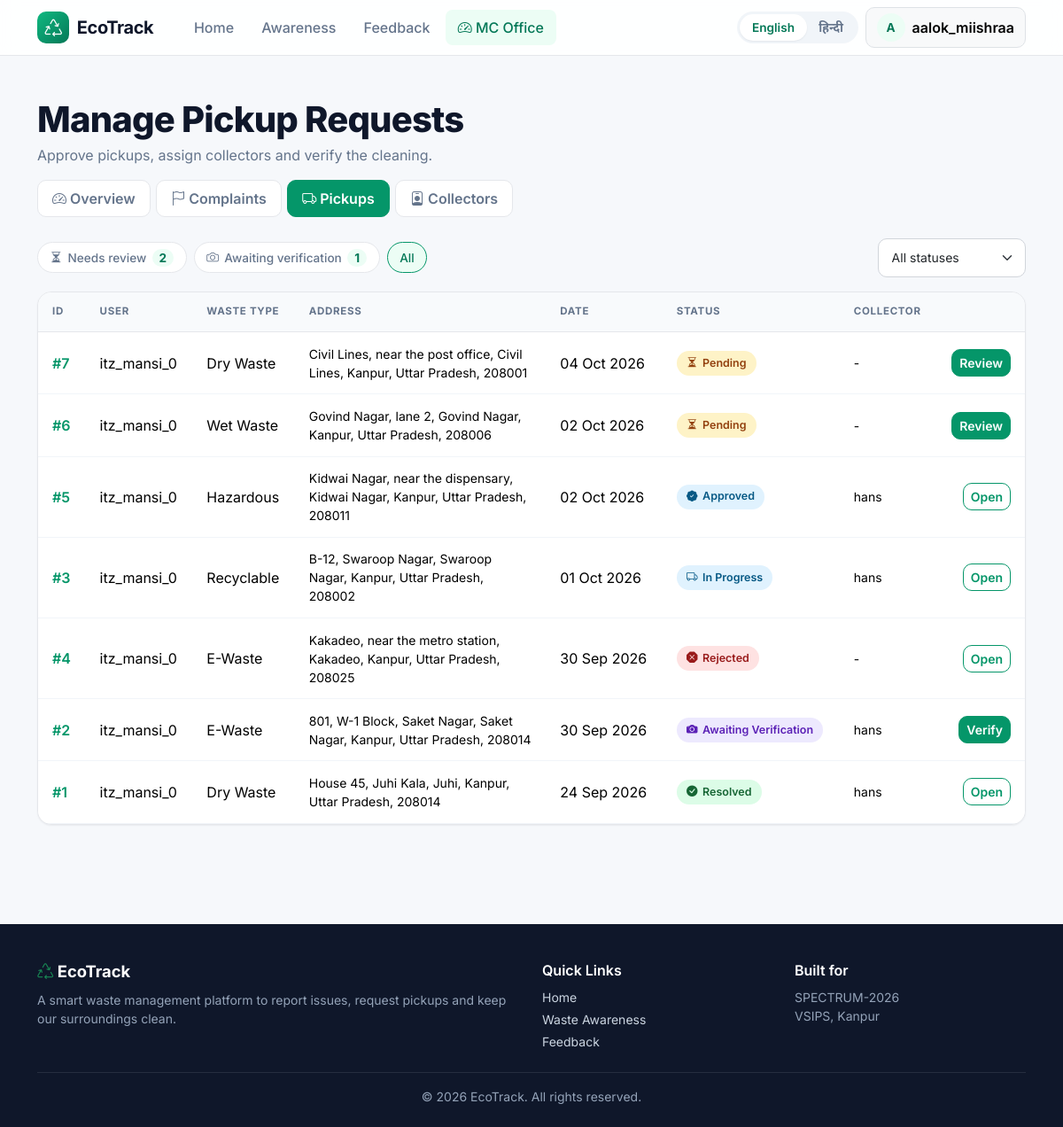
/manage/pickups/ (signed in), run on the app's committed database.
### pickups/models.py (models this page shows, shortened)
class PickupRequest(WorkflowBase):
    WASTE_TYPE_CHOICES = [
        ('wet', 'Wet Waste'),
        ('dry', 'Dry Waste'),
        ('recyclable', 'Recyclable'),
        ('hazardous', 'Hazardous'),
        ('ewaste', 'E-Waste'),
    ]
    kind = 'pickup'
    kind_label = 'Pickup'
    user = models.ForeignKey(User, on_delete=models.CASCADE, related_name='pickups')
    waste_type = models.CharField(max_length=20, choices=WASTE_TYPE_CHOICES)
    area = models.CharField(max_length=100, blank=True)
    address = models.CharField(max_length=255)
    preferred_date = models.DateField()
    notes = models.TextField(blank=True)
    created_at = models.DateTimeField(auto_now_add=True)
    class Meta:
        ordering = ['-created_at']
    def get_absolute_url(self):
        return reverse('pickup_detail', args=[self.pk])

### complaints/admin_views.py (the view)
# urls.py: path('pickups/', admin_views.manage_pickups, name='manage_pickups'),
@officer_required
def manage_pickups(request):
    qs = PickupRequest.objects.select_related('user', 'collector')
    status = request.GET.get('status', '')
    if status:
        qs = qs.filter(status=status)
    context = {
        'pickups': qs,
        'status_choices': PickupRequest.STATUS_CHOICES,
        'f': {'status': status},
        'count_pending': PickupRequest.objects.filter(status='pending').count(),
        'count_verify': PickupRequest.objects.filter(status='cleaned').count(),
    }
    return render(request, 'manage/pickups.html', context)

### accounts/context_processors.py (called while the page is built)
def roles(request):
    role = get_role(request.user)
    return {
        'user_role': role,
        'is_officer': role == OFFICER,
        'is_collector': role == COLLECTOR,
        'is_citizen': role == CITIZEN,
    }

### accounts/i18n.py (called while the page is built)
def tr(text):
    text = str(text)
    if translation.get_language() == 'hi':
        return HI.get(text, text)
    return text

### accounts/roles.py (called while the page is built)
def get_role(user):
    if not user.is_authenticated:
        return None
    if user.is_staff:
        return OFFICER
    profile = getattr(user, 'profile', None)
    return profile.role if profile else CITIZEN

def role_required(*roles, approved=False):
    def decorator(view):
        @wraps(view)
        def wrapper(request, *args, **kwargs):
            role = get_role(request.user)
            if role not in roles:
                messages.error(request, tr('You do not have permission to open that page.'))
                return redirect(home_url_name(request.user))
            if approved and role == COLLECTOR and not is_approved_collector(request.user):
                messages.warning(request, tr('Your collector account is waiting for approval from the MC office.'))
                return redirect('collector_dashboard')
            return view(request, *args, **kwargs)
        return login_required(wrapper)
    return decorator

### accounts/templatetags/eco_tags.py (called while the page is built)
@register.simple_tag
def t(text):
    return tr(text)

### complaints/workflow.py (called while the page is built)
    @property
    def full_address(self):
        parts = [getattr(self, 'address', ''), getattr(self, 'area', ''),
                 self.city, self.state, self.pincode]
        return ', '.join(p.strip() for p in parts if p and p.strip())

### templates/manage/pickups.html (shortened to what this page needs)
{% extends 'base.html' %}
{% load eco_tags %}
{% block content %}
<div class="container py-5">
    <div class="mb-3">
        <h1 class="page-title">{% t "Manage Pickup Requests" %}</h1>
        <p class="page-sub">{% t "Approve pickups, assign collectors and verify the cleaning." %}</p>
    </div>
    {% include 'partials/manage_tabs.html' %}
    <div class="d-flex flex-wrap gap-2 mb-3 align-items-center">
        <a href="?status=pending" class="chip {% if f.status == 'pending' %}on{% endif %}"><i class="bi bi-hourglass-split"></i> {% t "Needs review" %} <b>{{ count_pending }}</b></a>
        <a href="?status=cleaned" class="chip {% if f.status == 'cleaned' %}on{% endif %}"><i class="bi bi-camera"></i> {% t "Awaiting verification" %} <b>{{ count_verify }}</b></a>
        <a href="{% url 'manage_pickups' %}" class="chip {% if not f.status %}on{% endif %}">{% t "All" %}</a>
        <form method="get" class="ms-auto">
            <select name="status" class="form-select form-select-sm" onchange="this.form.submit()">
                <option value="">{% t "All statuses" %}</option>
            </select>
        </form>
    </div>
    <div class="card-x overflow-hidden">
        <div class="table-responsive">
            <table class="table table-eco">
                <thead><tr><th>{% t "ID" %}</th><th>{% t "User" %}</th><th>{% t "Waste type" %}</th><th>{% t "Address" %}</th><th>{% t "Date" %}</th><th>{% t "Status" %}</th><th>{% t "Collector" %}</th><th></th></tr></thead>
                <tbody>
                {% for p in pickups %}
                    <tr>
                        <td class="fw-semibold"><a href="{{ p.get_absolute_url }}">#{{ p.id }}</a></td>
                        <td>{{ p.user.username }}</td>
                        <td>{% t p.get_waste_type_display %}</td>
                        <td class="small" style="max-width:280px">{{ p.full_address }}</td>
                        <td>{{ p.preferred_date|date:"d M Y" }}</td>
                        <td>{% include 'partials/badge.html' with s=p.status %}</td>
                        <td class="small">{% if p.collector %}{{ p.collector.get_full_name|default:p.collector.username }}{% else %}-{% endif %}</td>
                        <td class="text-end">
                            <a href="{{ p.get_absolute_url }}" class="btn btn-sm {% if p.status == 'pending' or p.status == 'cleaned' %}btn-brand{% else %}btn-outline-brand{% endif %}">
                                {% if p.status == 'pending' %}{% t "Review" %}{% elif p.status == 'cleaned' %}{% t "Verify" %}{% else %}{% t "Open" %}{% endif %}
                            </a>
                        </td>
                    </tr>
                {% empty %}
                    <tr><td colspan="8"><div class="empty-state"><i class="bi bi-truck"></i><p class="mt-2 mb-0">{% t "No pickup requests yet" %}</p></div></td></tr>
                {% endfor %}
                </tbody>
            </table>
        </div>
    </div>
</div>
{% endblock %}

### templates/base.html (shortened to what this page needs)
{% load static eco_tags %}
<!DOCTYPE html>
<html lang="{{ request.LANGUAGE_CODE|default:'en' }}">
<head>
    <link href="https://cdn.jsdelivr.net/npm/bootstrap@5.3.3/dist/css/bootstrap.min.css" rel="stylesheet">
    <link href="https://cdn.jsdelivr.net/npm/bootstrap-icons@1.11.3/font/bootstrap-icons.min.css" rel="stylesheet">
    <link href="{% static 'css/style.css' %}" rel="stylesheet">
</head>
<body>
<nav class="navbar navbar-expand-lg navbar-eco sticky-top" id="mainNav">
    <div class="container">
        <a class="navbar-brand d-flex align-items-center fw-bold" href="{% url 'home' %}">
            <span class="brand-mark"><i class="bi bi-recycle"></i></span>EcoTrack
        </a>
        <div class="collapse navbar-collapse" id="nav">
            {% with n=request.resolver_match.url_name %}
            <ul class="navbar-nav me-auto ms-lg-3 gap-lg-1">
                <li class="nav-item"><a class="nav-link {% if n == 'home' %}active{% endif %}" href="{% url 'home' %}">{% t "Home" %}</a></li>
                <li class="nav-item"><a class="nav-link {% if n == 'awareness' %}active{% endif %}" href="{% url 'awareness' %}">{% t "Awareness" %}</a></li>
                <li class="nav-item"><a class="nav-link {% if n == 'feedback' %}active{% endif %}" href="{% url 'feedback' %}">{% t "Feedback" %}</a></li>
                {% if user.is_authenticated %}
                    {% if is_citizen %}
                    <li class="nav-item"><a class="nav-link {% if n == 'report_complaint' %}active{% endif %}" href="{% url 'report_complaint' %}">{% t "Report Issue" %}</a></li>
                    <li class="nav-item"><a class="nav-link {% if n == 'request_pickup' %}active{% endif %}" href="{% url 'request_pickup' %}">{% t "Request Pickup" %}</a></li>
                    {% elif is_collector %}
                    <li class="nav-item"><a class="nav-link {% if n == 'collector_dashboard' %}active{% endif %}" href="{% url 'collector_dashboard' %}"><i class="bi bi-truck"></i> {% t "My Tasks" %}</a></li>
                    {% elif is_officer %}
                    <li class="nav-item"><a class="nav-link {% if n == 'dashboard' or n == 'manage_complaints' or n == 'manage_pickups' or n == 'manage_collectors' %}active{% endif %}" href="{% url 'dashboard' %}"><i class="bi bi-speedometer2"></i> {% t "MC Office" %}</a></li>
                    {% endif %}
                {% endif %}
            </ul>
            {% endwith %}
            <div class="d-flex align-items-center gap-2 mt-3 mt-lg-0">
                <div class="lang-switch">
                    <a href="{% url 'set_language' 'en' %}" class="{% if request.LANGUAGE_CODE != 'hi' %}on{% endif %}">English</a>
                    <a href="{% url 'set_language' 'hi' %}" class="{% if request.LANGUAGE_CODE == 'hi' %}on{% endif %}">हिन्दी</a>
                </div>
                {% if user.is_authenticated %}
                <div class="dropdown">
                    <button class="btn btn-light border d-flex align-items-center gap-2" data-bs-toggle="dropdown">
                        <span class="avatar">{{ user.username|slice:":1"|upper }}</span>
                        <span class="fw-semibold">{{ user.username }}</span>
                    </button>
                </div>
                {% else %}
                <a href="{% url 'login' %}" class="btn btn-light border">{% t "Login" %}</a>
                <a href="{% url 'register' %}" class="btn btn-brand">{% t "Get Started" %}</a>
                {% endif %}
            </div>
        </div>
    </div>
</nav>
<main>
    {% block content %}{% endblock %}
</main>
<footer class="footer">
    <div class="container">
        <div class="row g-4">
            <div class="col-md-6">
                <div class="footer-brand mb-2"><i class="bi bi-recycle text-success"></i> EcoTrack</div>
                <p class="mb-0 small">{% t "A smart waste management platform to report issues, request pickups and keep our surroundings clean." %}</p>
            </div>
            <div class="col-md-3">
                <div class="text-white fw-semibold mb-2">{% t "Quick Links" %}</div>
                <div class="d-flex flex-column gap-1 small">
                    <a href="{% url 'home' %}">{% t "Home" %}</a>
                    <a href="{% url 'awareness' %}">{% t "Waste Awareness" %}</a>
                    <a href="{% url 'feedback' %}">{% t "Feedback" %}</a>
                </div>
            </div>
            <div class="col-md-3">
                <div class="text-white fw-semibold mb-2">{% t "Built for" %}</div>
                <div class="small">SPECTRUM-2026<br>VSIPS, Kanpur</div>
            </div>
        </div>
        <hr class="border-secondary mt-4">
        <div class="small text-center">© 2026 EcoTrack. {% t "All rights reserved." %}</div>
    </div>
</footer>
</body>
</html>

### templates/partials/badge.html
{% load eco_tags %}
{% if s == 'pending' %}<span class="badge-soft b-warning"><i class="bi bi-hourglass-split"></i> {% t "Pending" %}</span>
{% elif s == 'approved' %}<span class="badge-soft b-info"><i class="bi bi-patch-check-fill"></i> {% t "Approved" %}</span>
{% elif s == 'in_progress' %}<span class="badge-soft b-info"><i class="bi bi-truck"></i> {% t "In Progress" %}</span>
{% elif s == 'cleaned' %}<span class="badge-soft b-violet"><i class="bi bi-camera-fill"></i> {% t "Awaiting Verification" %}</span>
{% elif s == 'resolved' %}<span class="badge-soft b-success"><i class="bi bi-check-circle-fill"></i> {% t "Resolved" %}</span>
{% elif s == 'rejected' %}<span class="badge-soft b-danger"><i class="bi bi-x-octagon-fill"></i> {% t "Rejected" %}</span>
{% elif s == 'cancelled' %}<span class="badge-soft b-muted"><i class="bi bi-x-circle"></i> {% t "Cancelled" %}</span>
{% endif %}

### static/css/style.css (style rules this page uses)
:root { --brand: #059669; --brand-dark: #047857; --brand-soft: #ecfdf5; --ink: #0f172a; --muted: #64748b; --line: #e5e7eb; --bg: #f6f8fb; --radius: 16px; --shadow-sm: 0 1px 2px rgba(15, 23, 42, .06); --shadow: 0 10px 30px rgba(15, 23, 42, .08); }
html { scroll-behavior: smooth; }
body { font-family: 'Inter', 'Noto Sans Devanagari', system-ui, -apple-system, 'Segoe UI', sans-serif; background: var(--bg); color: var(--ink); min-height: 100vh; display: flex; flex-direction: column; }
main { flex: 1; }
a { color: var(--brand); text-decoration: none; }
.navbar-eco { background: rgba(255, 255, 255, .88); backdrop-filter: blur(10px); border-bottom: 1px solid var(--line); transition: box-shadow .2s; }
.navbar-eco .navbar-brand { color: var(--ink); font-size: 1.25rem; letter-spacing: -.02em; }
.brand-mark { width: 36px; height: 36px; border-radius: 10px; margin-right: .55rem; display: inline-flex; align-items: center; justify-content: center; background: linear-gradient(135deg, #10b981, #047857); color: #fff; }
.navbar-eco .nav-link { color: var(--muted); font-weight: 500; border-radius: 8px; padding: .5rem .85rem !important; }
.navbar-eco .nav-link.active { color: var(--brand-dark); background: var(--brand-soft); }
.avatar { width: 32px; height: 32px; border-radius: 50%; background: var(--brand-soft); color: var(--brand-dark); font-weight: 700; font-size: .85rem; display: inline-flex; align-items: center; justify-content: center; }
.btn { border-radius: 10px; font-weight: 600; }
.btn-brand { background: var(--brand); border-color: var(--brand); color: #fff; }
.btn-outline-brand { border: 1.5px solid var(--brand); color: var(--brand); background: transparent; }
.card-x { background: #fff; border: 1px solid var(--line); border-radius: var(--radius); box-shadow: var(--shadow-sm); }
.page-title { font-weight: 800; letter-spacing: -.02em; margin-bottom: .25rem; }
.page-sub { color: var(--muted); }
.form-control, .form-select { border-radius: 10px; border: 1px solid #d1d5db; padding: .65rem .9rem; }
.badge-soft { display: inline-flex; align-items: center; gap: .35rem; padding: .3rem .7rem; border-radius: 999px; font-size: .78rem; font-weight: 600; white-space: nowrap; }
.b-success { background: #dcfce7; color: #166534; }
.b-warning { background: #fef3c7; color: #92400e; }
.b-info { background: #e0f2fe; color: #075985; }
.b-danger { background: #fee2e2; color: #991b1b; }
.table-eco { margin: 0; }
.table-eco thead th { font-size: .72rem; text-transform: uppercase; letter-spacing: .06em; color: var(--muted); background: #f8fafc; border-bottom: 1px solid var(--line); padding: .85rem 1rem; white-space: nowrap; }
.table-eco td { vertical-align: middle; padding: .85rem 1rem; border-color: #f1f5f9; }
.footer { background: #0f172a; color: #94a3b8; padding: 2.5rem 0 1.5rem; margin-top: 4rem; }
.footer a { color: #cbd5e1; }
.footer-brand { color: #fff; font-weight: 700; font-size: 1.15rem; }
.lang-switch { display: inline-flex; background: #f1f5f9; border-radius: 999px; padding: 3px; }
.lang-switch a { padding: .3rem .85rem; border-radius: 999px; font-size: .85rem; font-weight: 600; color: var(--muted); }
.lang-switch a.on { background: #fff; color: var(--brand-dark); box-shadow: var(--shadow-sm); }
.b-violet { background: #ede9fe; color: #5b21b6; }
.chip { display: inline-flex; align-items: center; gap: .4rem; padding: .4rem .85rem; border-radius: 999px; background: #fff; border: 1px solid var(--line); color: var(--muted); font-size: .85rem; font-weight: 500; }
.chip b { background: var(--brand-soft); color: var(--brand-dark); border-radius: 999px; padding: 0 .5rem; }
.chip.on { background: var(--brand-soft); border-color: var(--brand); color: var(--brand-dark); }

### data on the page
PickupRequest: id "7", user.username "itz_mansi_0", waste_type "Dry Waste", full_address "Civil Lines, near the post office, Civil Lines, Kanpur, Uttar Pradesh, 208001", preferred_date "04 Oct 2026", t "Pending", t "Review"
PickupRequest: id "6", user.username "itz_mansi_0", waste_type "Wet Waste", full_address "Govind Nagar, lane 2, Govind Nagar, Kanpur, Uttar Pradesh, 208006", preferred_date "02 Oct 2026", t "Pending", t "Review"
PickupRequest: id "5", user.username "itz_mansi_0", waste_type "Hazardous", full_address "Kidwai Nagar, near the dispensary, Kidwai Nagar, Kanpur, Uttar Pradesh, 208011", preferred_date "02 Oct 2026", t "Approved", collector.get_full_name "hans", t "Open"
PickupRequest: id "3", user.username "itz_mansi_0", waste_type "Recyclable", full_address "B-12, Swaroop Nagar, Swaroop Nagar, Kanpur, Uttar Pradesh, 208002", preferred_date "01 Oct 2026", t "In Progress", collector.get_full_name "hans", t "Open"
PickupRequest: id "4", user.username "itz_mansi_0", waste_type "E-Waste", full_address "Kakadeo, near the metro station, Kakadeo, Kanpur, Uttar Pradesh, 208025", preferred_date "30 Sep 2026", t "Rejected", t "Open"
PickupRequest: id "2", user.username "itz_mansi_0", waste_type "E-Waste", full_address "801, W-1 Block, Saket Nagar, Saket Nagar, Kanpur, Uttar Pradesh, 208014", preferred_date "30 Sep 2026", t "Awaiting Verification", collector.get_full_name "hans", t "Verify"
PickupRequest: id "1", user.username "itz_mansi_0", waste_type "Dry Waste", full_address "House 45, Juhi Kala, Juhi, Kanpur, Uttar Pradesh, 208014", preferred_date "24 Sep 2026", t "Resolved", collector.get_full_name "hans", t "Open"

### other printed values
{{ user.username|slice:":1"|upper }} "A"
{{ user.username }} "aalok_miishraa"
{{ count_pending }} "2"
{{ count_verify }} "1"
